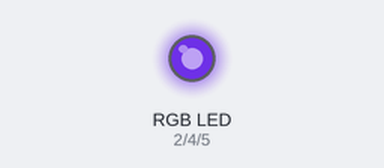
Recording of a sketch running on a simulated ESP32. On the bench: an RGB LED mixed from three pins (HIGH = lit). Dim RGB values are drawn brighter than linear.

Above: at 0.06 s.
At 4.93 s:
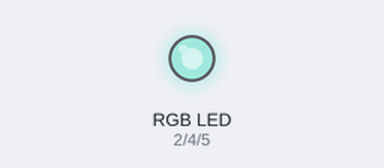
At 9.94 s:
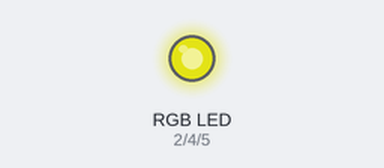
At 19.94 s:
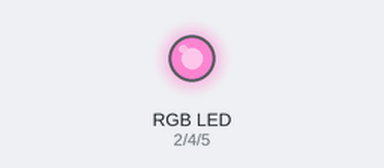
At 29.82 s:
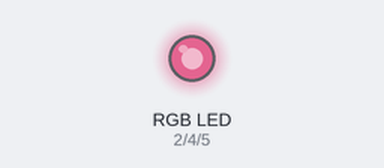
At 39.82 s:
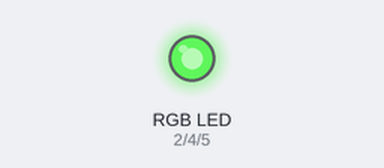
Timing chart, 0 to 40.0 s (numbered marks = the images above):
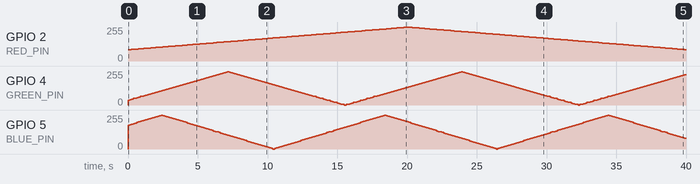

Measured:
- by itself, GPIO 2 (RED_PIN): rises from 0/255 to 254/255 in 20.0 s, then falls to 86/255 in 19.9 s

The sketch:

blink_pwd_RGB_phase.ino
```cpp
/*
Blink a Cathode RGB LED on pins 2, 4, and 5 of the ESP32 using PWM - The 3 LEDs will have different phases
*/

#define LEDC_TIMER_13_BIT 13
#define LEDC_BASE_FREQ 5000

#define LEDC_CHANNEL_0 0 // Red channel
#define LEDC_CHANNEL_1 1 // Green channel
#define LEDC_CHANNEL_2 2 // Blue channel

#define RED_PIN 2 // Red on Pin 2
#define GREEN_PIN 4 // Green on Pin 4
#define BLUE_PIN 5 // Blue on Pin 5

int brightnessRedMax = 240;
int brightnessGreenMax = 200;
int brightnessBlueMax = 255;

// TIP: We assign different variables and set different values to each led to offset the pwd phase of each led
int brightnessRed = 80;
int brightnessGreen = 30;
int brightnessBlue = 180;

// TIP: Increase the value of fadeAmount to increase the pwd speed
int fadeAmountRed = 1;
int fadeAmountGreen = 3;
int fadeAmountBlue = 4;

void ledcAnalogWrite(uint8_t channel, uint32_t value, uint32_t valueMax = 255) {
  uint32_t duty = (8191 / valueMax) * min(value, valueMax);
  ledcWrite(channel, duty);
}

void setup() {
  // Setup each channel
  ledcSetup(LEDC_CHANNEL_0, LEDC_BASE_FREQ, LEDC_TIMER_13_BIT);
  ledcSetup(LEDC_CHANNEL_1, LEDC_BASE_FREQ, LEDC_TIMER_13_BIT);
  ledcSetup(LEDC_CHANNEL_2, LEDC_BASE_FREQ, LEDC_TIMER_13_BIT);

  // Attach each channel
  ledcAttachPin(RED_PIN, LEDC_CHANNEL_0);
  ledcAttachPin(GREEN_PIN, LEDC_CHANNEL_1);
  ledcAttachPin(BLUE_PIN, LEDC_CHANNEL_2);
}

void loop() {
  // Apply PWD to each channel
  ledcAnalogWrite(LEDC_CHANNEL_0, brightnessRed, brightnessRedMax); // Red
  ledcAnalogWrite(LEDC_CHANNEL_1, brightnessGreen, brightnessGreenMax); // Green
  ledcAnalogWrite(LEDC_CHANNEL_2, brightnessBlue, brightnessBlueMax); // Blue

  // Change brightness over time
  brightnessRed += fadeAmountRed;
  if (brightnessRed <= 0 || brightnessRed >= brightnessRedMax) {
    fadeAmountRed = -fadeAmountRed; // Reverse the direction for Red
  }

  brightnessGreen += fadeAmountGreen;
  if (brightnessGreen <= 0 || brightnessGreen >= brightnessGreenMax) {
    fadeAmountGreen = -fadeAmountGreen; // Reverse the direction for Green
  }

  brightnessBlue += fadeAmountBlue;
  if (brightnessBlue <= 0 || brightnessBlue >= brightnessBlueMax) {
    fadeAmountBlue = -fadeAmountBlue; // Reverse the direction for Blue
  }

  // PWD Speed
  delay(125);
}
```
